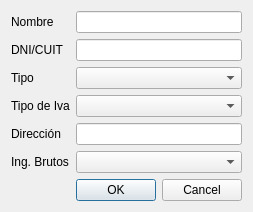
<?xml version="1.0" encoding="UTF-8"?>
<ui version="4.0">
 <class>Dialog</class>
 <widget class="QDialog" name="Dialog">
  <property name="windowTitle">
   <string>Dialog</string>
  </property>
  <layout class="QFormLayout" name="formLayout">
   <item row="1" column="1">
    <widget class="QLineEdit" name="eName"/>
   </item>
   <item row="12" column="1">
    <widget class="QDialogButtonBox" name="buttonBox">
     <property name="orientation">
      <enum>Qt::Horizontal</enum>
     </property>
     <property name="standardButtons">
      <set>QDialogButtonBox::Cancel|QDialogButtonBox::Ok</set>
     </property>
    </widget>
   </item>
   <item row="1" column="0">
    <widget class="QLabel" name="label">
     <property name="text">
      <string>Nombre</string>
     </property>
     <property name="buddy">
      <cstring>eName</cstring>
     </property>
    </widget>
   </item>
   <item row="7" column="0">
    <widget class="QLabel" name="label_4">
     <property name="text">
      <string>Tipo de Iva</string>
     </property>
     <property name="buddy">
      <cstring>cbTaxType</cstring>
     </property>
    </widget>
   </item>
   <item row="7" column="1">
    <widget class="QComboBox" name="cbTaxType">
     <property name="sizePolicy">
      <sizepolicy hsizetype="Expanding" vsizetype="Fixed">
       <horstretch>0</horstretch>
       <verstretch>0</verstretch>
      </sizepolicy>
     </property>
    </widget>
   </item>
   <item row="3" column="1">
    <widget class="QLineEdit" name="eCode"/>
   </item>
   <item row="3" column="0">
    <widget class="QLabel" name="label_2">
     <property name="text">
      <string>DNI/CUIT</string>
     </property>
     <property name="buddy">
      <cstring>eCode</cstring>
     </property>
    </widget>
   </item>
   <item row="5" column="1">
    <widget class="QComboBox" name="cbCodeType">
     <property name="sizePolicy">
      <sizepolicy hsizetype="Expanding" vsizetype="Fixed">
       <horstretch>0</horstretch>
       <verstretch>0</verstretch>
      </sizepolicy>
     </property>
    </widget>
   </item>
   <item row="5" column="0">
    <widget class="QLabel" name="label_3">
     <property name="text">
      <string>Tipo</string>
     </property>
     <property name="buddy">
      <cstring>cbCodeType</cstring>
     </property>
    </widget>
   </item>
   <item row="9" column="1">
    <widget class="QLineEdit" name="eAddress"/>
   </item>
   <item row="9" column="0">
    <widget class="QLabel" name="label_5">
     <property name="text">
      <string>Dirección</string>
     </property>
     <property name="buddy">
      <cstring>eAddress</cstring>
     </property>
    </widget>
   </item>
   <item row="10" column="1">
    <widget class="QComboBox" name="cbIBType">
     <property name="sizePolicy">
      <sizepolicy hsizetype="Expanding" vsizetype="Fixed">
       <horstretch>0</horstretch>
       <verstretch>0</verstretch>
      </sizepolicy>
     </property>
    </widget>
   </item>
   <item row="10" column="0">
    <widget class="QLabel" name="label_6">
     <property name="text">
      <string>Ing. Brutos</string>
     </property>
     <property name="buddy">
      <cstring>cbIBType</cstring>
     </property>
    </widget>
   </item>
  </layout>
 </widget>
 <tabstops>
  <tabstop>eName</tabstop>
  <tabstop>eCode</tabstop>
  <tabstop>cbCodeType</tabstop>
  <tabstop>cbTaxType</tabstop>
  <tabstop>eAddress</tabstop>
  <tabstop>cbIBType</tabstop>
  <tabstop>buttonBox</tabstop>
 </tabstops>
 <resources/>
 <connections>
  <connection>
   <sender>buttonBox</sender>
   <signal>accepted()</signal>
   <receiver>Dialog</receiver>
   <slot>accept()</slot>
   <hints>
    <hint type="sourcelabel">
     <x>248</x>
     <y>254</y>
    </hint>
    <hint type="destinationlabel">
     <x>157</x>
     <y>274</y>
    </hint>
   </hints>
  </connection>
  <connection>
   <sender>buttonBox</sender>
   <signal>rejected()</signal>
   <receiver>Dialog</receiver>
   <slot>reject()</slot>
   <hints>
    <hint type="sourcelabel">
     <x>316</x>
     <y>260</y>
    </hint>
    <hint type="destinationlabel">
     <x>286</x>
     <y>274</y>
    </hint>
   </hints>
  </connection>
 </connections>
</ui>
